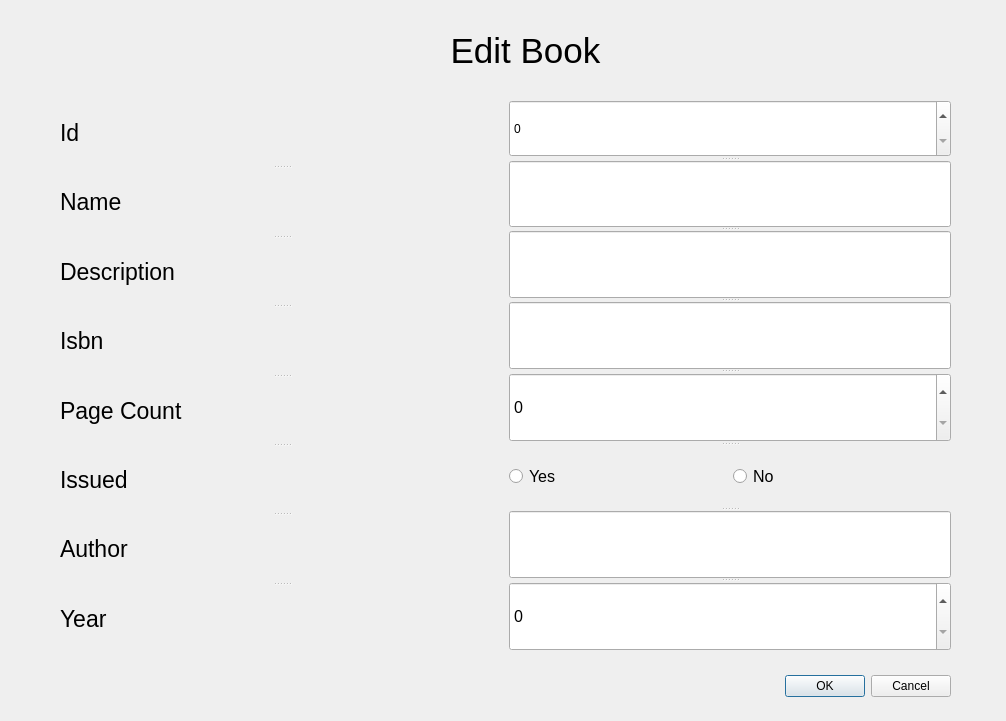
<?xml version="1.0" encoding="UTF-8"?>
<ui version="4.0">
 <class>Dialog</class>
 <widget class="QDialog" name="Dialog">
  <property name="geometry">
   <rect>
    <x>0</x>
    <y>0</y>
    <width>1006</width>
    <height>721</height>
   </rect>
  </property>
  <property name="windowTitle">
   <string>Edit Dialog</string>
  </property>
  <widget class="QDialogButtonBox" name="buttonBox">
   <property name="geometry">
    <rect>
     <x>610</x>
     <y>670</y>
     <width>341</width>
     <height>32</height>
    </rect>
   </property>
   <property name="orientation">
    <enum>Qt::Horizontal</enum>
   </property>
   <property name="standardButtons">
    <set>QDialogButtonBox::Cancel|QDialogButtonBox::Ok</set>
   </property>
  </widget>
  <widget class="QLabel" name="label">
   <property name="geometry">
    <rect>
     <x>420</x>
     <y>30</y>
     <width>211</width>
     <height>41</height>
    </rect>
   </property>
   <property name="font">
    <font>
     <pointsize>26</pointsize>
    </font>
   </property>
   <property name="text">
    <string>Edit Book</string>
   </property>
   <property name="alignment">
    <set>Qt::AlignCenter</set>
   </property>
  </widget>
  <widget class="QWidget" name="layoutWidget">
   <property name="geometry">
    <rect>
     <x>60</x>
     <y>100</y>
     <width>891</width>
     <height>551</height>
    </rect>
   </property>
   <layout class="QHBoxLayout" name="horizontalLayout_2">
    <item>
     <widget class="QSplitter" name="splitter_2">
      <property name="orientation">
       <enum>Qt::Vertical</enum>
      </property>
      <widget class="QLabel" name="label_2">
       <property name="font">
        <font>
         <pointsize>17</pointsize>
        </font>
       </property>
       <property name="text">
        <string>Id</string>
       </property>
      </widget>
      <widget class="QLabel" name="label_3">
       <property name="font">
        <font>
         <pointsize>17</pointsize>
        </font>
       </property>
       <property name="text">
        <string>Name</string>
       </property>
      </widget>
      <widget class="QLabel" name="label_4">
       <property name="font">
        <font>
         <pointsize>17</pointsize>
        </font>
       </property>
       <property name="text">
        <string>Description</string>
       </property>
      </widget>
      <widget class="QLabel" name="label_5">
       <property name="font">
        <font>
         <pointsize>17</pointsize>
        </font>
       </property>
       <property name="text">
        <string>Isbn</string>
       </property>
      </widget>
      <widget class="QLabel" name="label_7">
       <property name="font">
        <font>
         <pointsize>17</pointsize>
        </font>
       </property>
       <property name="text">
        <string>Page Count</string>
       </property>
      </widget>
      <widget class="QLabel" name="label_6">
       <property name="font">
        <font>
         <pointsize>17</pointsize>
        </font>
       </property>
       <property name="text">
        <string>Issued</string>
       </property>
      </widget>
      <widget class="QLabel" name="label_8">
       <property name="font">
        <font>
         <pointsize>17</pointsize>
        </font>
       </property>
       <property name="text">
        <string>Author</string>
       </property>
      </widget>
      <widget class="QLabel" name="label_9">
       <property name="font">
        <font>
         <pointsize>17</pointsize>
        </font>
       </property>
       <property name="text">
        <string>Year</string>
       </property>
      </widget>
     </widget>
    </item>
    <item>
     <widget class="QSplitter" name="splitter">
      <property name="orientation">
       <enum>Qt::Vertical</enum>
      </property>
      <widget class="QSpinBox" name="id_spinbox">
       <property name="maximum">
        <number>2000</number>
       </property>
      </widget>
      <widget class="QLineEdit" name="name_input">
       <property name="font">
        <font>
         <pointsize>12</pointsize>
        </font>
       </property>
      </widget>
      <widget class="QLineEdit" name="description_input">
       <property name="font">
        <font>
         <pointsize>12</pointsize>
        </font>
       </property>
      </widget>
      <widget class="QLineEdit" name="isbn_input">
       <property name="font">
        <font>
         <pointsize>12</pointsize>
        </font>
       </property>
      </widget>
      <widget class="QSpinBox" name="page_count_spinbox">
       <property name="font">
        <font>
         <pointsize>12</pointsize>
        </font>
       </property>
       <property name="maximum">
        <number>2000</number>
       </property>
      </widget>
      <widget class="QWidget" name="layoutWidget">
       <layout class="QHBoxLayout" name="horizontalLayout">
        <item>
         <widget class="QRadioButton" name="yes">
          <property name="font">
           <font>
            <pointsize>12</pointsize>
           </font>
          </property>
          <property name="text">
           <string>Yes</string>
          </property>
         </widget>
        </item>
        <item>
         <widget class="QRadioButton" name="no">
          <property name="font">
           <font>
            <pointsize>12</pointsize>
           </font>
          </property>
          <property name="text">
           <string>No</string>
          </property>
         </widget>
        </item>
       </layout>
      </widget>
      <widget class="QLineEdit" name="author_input">
       <property name="font">
        <font>
         <pointsize>12</pointsize>
        </font>
       </property>
      </widget>
      <widget class="QSpinBox" name="year_spinbox">
       <property name="font">
        <font>
         <pointsize>12</pointsize>
        </font>
       </property>
       <property name="maximum">
        <number>10000</number>
       </property>
      </widget>
     </widget>
    </item>
   </layout>
  </widget>
 </widget>
 <resources/>
 <connections>
  <connection>
   <sender>buttonBox</sender>
   <signal>accepted()</signal>
   <receiver>Dialog</receiver>
   <slot>accept()</slot>
   <hints>
    <hint type="sourcelabel">
     <x>248</x>
     <y>254</y>
    </hint>
    <hint type="destinationlabel">
     <x>157</x>
     <y>274</y>
    </hint>
   </hints>
  </connection>
  <connection>
   <sender>buttonBox</sender>
   <signal>rejected()</signal>
   <receiver>Dialog</receiver>
   <slot>reject()</slot>
   <hints>
    <hint type="sourcelabel">
     <x>316</x>
     <y>260</y>
    </hint>
    <hint type="destinationlabel">
     <x>286</x>
     <y>274</y>
    </hint>
   </hints>
  </connection>
 </connections>
</ui>
